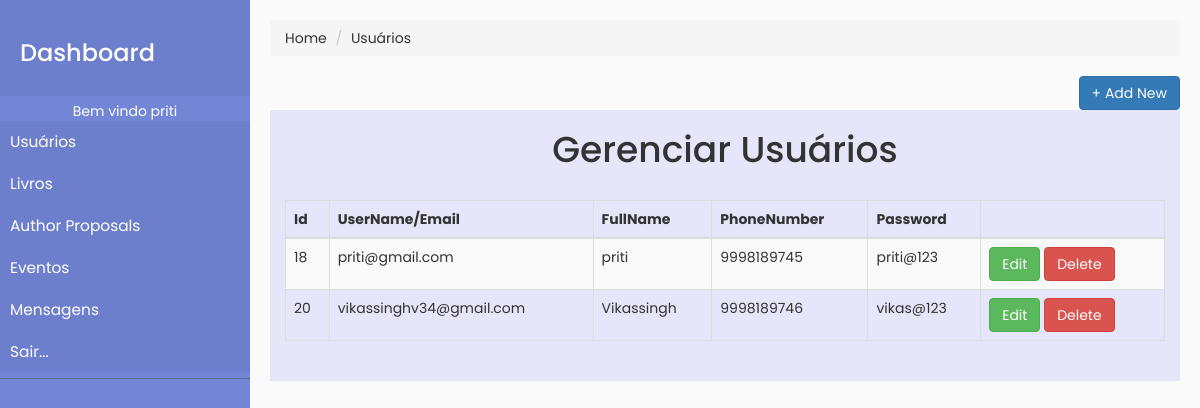
Page /AdminManageUser.php (signed in) on the committed database.
### tables this page shows
CREATE TABLE `users` (
  `userId` int(11) NOT NULL,
  `userName` varchar(20) DEFAULT NULL,
  `userNumber` varchar(11) NOT NULL,
  `userEmail` varchar(25) NOT NULL,
  `userAddress` varchar(50) DEFAULT NULL,
  `userPassword` varchar(20) NOT NULL,
  `userVerificationCode` varchar(50) DEFAULT NULL,
  `userEmailStatus` varchar(10) DEFAULT NULL,
  `userType` varchar(10) DEFAULT NULL
);

### AdminManageUser.php (the view, shortened to what this page needs)
<?php
include('admin.php'); ?>
<!DOCTYPE html>
<html lang="pt-BR">
<head>
</head>
<body>
	<div class="main">
		<ul class="breadcrumb">
			<li class="breadcrumb-item"><a href="adminhome.php">Home</a></li>
			<li class="breadcrumb-item"><a href="AdminManageUser.php">Usuários</a></li>
		</ul>
	</div>
	<a href="AddUsers.php"><button class="btn btn-primary pull-right">+ Add New</button></a>
	<div class="col-sm-12" style="background-color:lavender;" align="center">
		<div>
			<h1>Gerenciar Usuários</h1>
		</div>
		<br>
		<div>
			<div class="card-block">
				<div class="table-responsive dt-responsive">
					<table class="table table-striped table-bordered nowrap">
						<thead>
							<th>Id</th>
							<th>UserName/Email</th>
							<th>FullName</th>
							<th>PhoneNumber</th>
							<th>Password</th>
							<th></th>
						</thead>
						<tbody>
							<?php
							include('conn.php');
							$query = mysqli_query($conn, "select * from `users`");
							while ($row = mysqli_fetch_array($query)) {
							?>
								<tr>
									<td><?php echo $row['userId']; ?></td>
									<td><?php echo $row['userEmail'] ?></td>
									<td><?php echo $row['userName']?></td>
									<td><?php echo $row['userNumber']; ?></td>
									<td><?php echo $row['userPassword'] ?></td>
									<td>
										<a href="AdminUserEdit.php?Id=<?php echo $row['userId']; ?>" class="btn btn-success">Edit</a>
										<a href="AdminDeleteUser.php?Id=<?php echo $row['userId']; ?>" class="btn btn-danger" onclick="return confirm('Are you sure to delete this record?')">Delete</a>
									</td>
								</tr>
							<?php
							}
							?>
						</tbody>
					</table><br>
				</div>
			</div>
		</div>
	</div>
</body>
</html>

### admin.php (shortened to what this page needs)
<?php
if(isset($_SESSION['email']))
{
?>
<!DOCTYPE html>
<html lang="pt-BR">
<head>
    <link rel="stylesheet" href="https://maxcdn.bootstrapcdn.com/bootstrap/3.3.7/css/bootstrap.min.css">
    <link rel="stylesheet" href="style.css">
</head>
<body>
    <div class="wrapper">
        <nav id="sidebar">
            <div class="sidebar-header">
                <a href="adminhome.php">
                    <h3>Dashboard</h3>
                </a>
            </div>
            <ul class="list-unstyled components ">
                <li class="active">
                    <center class="admin">
                        Bem vindo <?php echo $_SESSION['name']; ?>
                    </center>
                </li>
                <li class="active">
                    <a href="#homeSubmenu" data-toggle="collapse" aria-expanded="false">Usuários</a>
                </li>
                <li class="active">
                    <a href="#homeSubmenu2" data-toggle="collapse" aria-expanded="false">Livros</a>
                </li>
                <li class="active">
                    <a href="#homeSubmenu3" data-toggle="collapse" aria-expanded="false">Author Proposals</a>
                </li>
                <li class="active">
                    <a href="#homeSubmenu4" data-toggle="collapse" aria-expanded="false">Eventos</a>
                </li>
                <li class="active">
                    <a href="#homeSubmenu5" data-toggle="collapse" aria-expanded="false">Mensagens</a>
                </li>
                <li class="active">
                    <a href="logout.php">Sair...</a>
                </li>
            </ul>
        </nav>
        <div id="content">
</body>
    <?php
} ?>
</html>

### style.css (style rules this page uses)
body { font-family: 'Poppins', sans-serif; background: #fafafa; }
a, a:hover, a:focus { color: inherit; text-decoration: none; transition: all 0.3s; }
.wrapper { display: flex; width: 100%; align-items: stretch; margin-top: 0; }
#sidebar { min-width: 250px; max-width: 250px; background: #7386D5; color: #fff; transition: all 0.3s; }
#sidebar .sidebar-header { padding: 20px; background: #6d7fcc; }
#sidebar ul.components { padding: 5px 0; border-bottom: 1px solid #47748b; }
#sidebar ul li a { padding: 10px; font-size: 1.1em; display: block; }
#sidebar ul li.active>a, a[aria-expanded="true"] { color: #fff; background: #6d7fcc; }
a[data-toggle="collapse"] { position: relative; }
#content { width: 100%; padding: 20px; min-height: 100vh; transition: all 0.3s; }

### rows in the picture
users: userId "18", userEmail "priti@gmail.com", userName "priti", userNumber "9998189745", userPassword "priti@123"
users: userId "20", userEmail "vikassinghv34@gmail.com", userName "Vikassingh", userNumber "9998189746", userPassword "vikas@123"

### other values in the picture
$_SESSION['name'] "priti"
